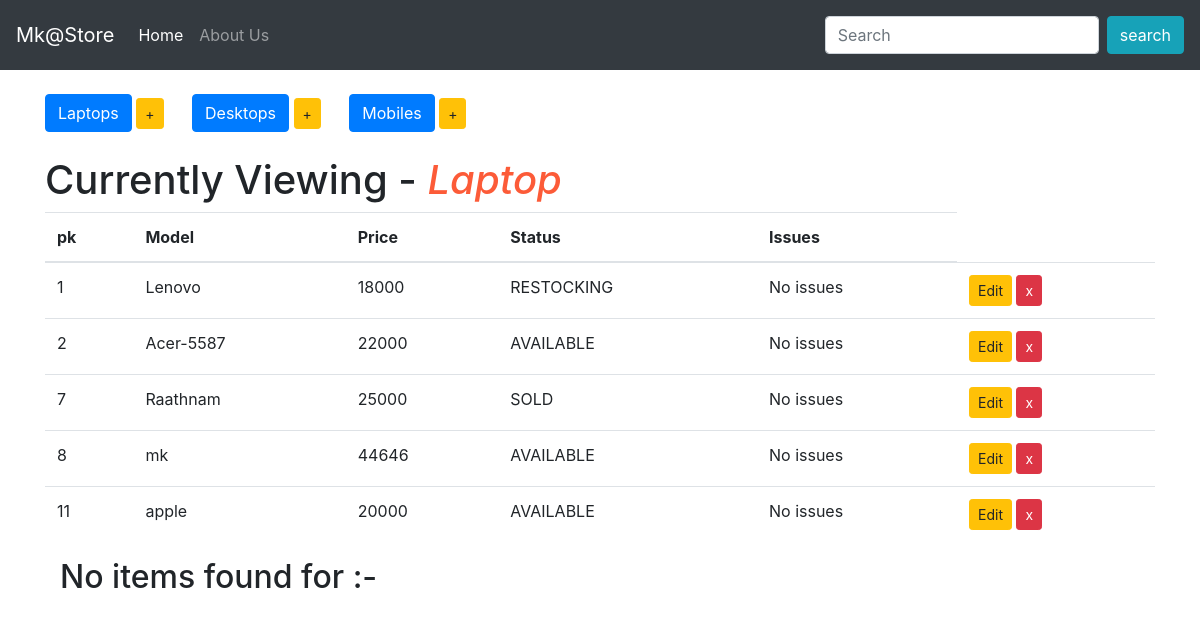
The page /display_laptop on the database its author committed.
### inventory/models.py (models this page shows, shortened)
class Device(models.Model):
	item = models.CharField(max_length=100)
	price = models.IntegerField()
	choices = (
		('AVAILABLE','Item ready to be purchased'),
		('SOLD','Sold out'),
		('RESTOCKING','Item will restoking in few days')
		)
	status = models.CharField(max_length=250,choices=choices,default='SolD')
	issues = models.CharField(max_length=250,default='No issues')
	class Meta:
		abstract = True

class Laptop(Device):
	pass

### inventory/views.py (the view)
# urls.py: path('display_laptop', views.display_laptop,name='display_laptop'),
def display_laptop(request):
	items = Laptop.objects.all()
	product = request.GET.get('q')
	if product:
		items = Laptop.objects.filter(item__icontains=product)
	context = {
	'items':items,
	'header':'Laptop',
	}
	return render(request,'index.html',context)

### templates/index.html
{% extends 'base.html' %}
{% block content %}
<div class='button-group' >
	<a href="{% url 'display_laptop' %}" class="btn btn-primary btn-md" role='button'>Laptops</a>
	<a href="{% url 'add_laptop' %}" class="btn btn-warning btn-sm" role='button'> +</a>
	<a href="{% url 'display_desktop' %}" class="btn btn-primary btn-md ml-4" role='button'>Desktops</a>
	<a href="{% url 'add_desktop' %}" class="btn btn-warning btn-sm" role='button'> +</a>
	<a href="{% url 'display_mobile' %}" class="btn btn-primary btn-md ml-4" role='button'>Mobiles</a>
	<a href="{% url 'add_mobile' %}" class="btn btn-warning btn-sm" role='button'> +</a>
</div><br>
<h1>Currently Viewing - <i style='color: #FC5B38;'>{{header}}</i></h1>
<table class="table table-hover">
<thead>
	<tr>
		<th>pk</th>
		<th>Model</th>
		<th>Price</th>
		<th>Status</th>
		<th>Issues</th>
	</tr>
</thead>
<tbody>
	{% for item in items %}
	<tr>
		<td>{{item.pk}}</td>
		<td>{{item.item}}</td>
		<td>{{item.price}}</td>
		<td>{{item.status}}</td>
		<td>{{item.issues}}</td>
		{% if header|lower == 'laptop' %}
		<td>
		<a href='{% url "edit_laptop" item.pk %}' class="btn btn-warning btn-sm" role='button'>Edit</a>
		<a href='{% url "delete_laptop" item.pk %}' class="btn btn-danger btn-sm"> x</a>
		</td>
		{% elif header|lower == 'desktops' %}
		<td>
		<a href='{% url "edit_desktop" item.pk %}' class="btn btn-warning btn-sm" role='button'>Edit</a>
		<a href='{% url "delete_desktop" item.pk %}' class="btn btn-danger btn-sm"> x</a>
		</td>
		{% elif header|lower == 'mobiles' %}
		<td>
			<a href='{% url "edit_mobile" item.pk %}' class="btn btn-warning btn-sm" role='button'>Edit</a>
			<a href='{% url "delete_mobile" item.pk %}' class="btn btn-danger btn-sm"> x</a>
		</td>
		{% endif %}
	</tr>
	{% endfor %}
</tbody>
</table>
<div class="container-fluid">
	<h2>No items found for :- {{request.GET.q}}</h2>
</div>
{% endblock %}

### templates/base.html (shortened to what this page needs)
{% load static %}
<!DOCTYPE html>
<html>
<head>
    <link rel="stylesheet" href="https://stackpath.bootstrapcdn.com/bootstrap/4.1.3/css/bootstrap.min.css">
</head>
<body>
	 <nav class="navbar navbar-expand navbar-dark bg-dark">
      <a class="navbar-brand" href="{% url 'index' %}">Mk@Store</a>
      <div class="collapse navbar-collapse" id="navbarsExample02">
        <ul class="navbar-nav mr-auto">
          <li class="nav-item active">
            <a class="nav-link" href="{% url 'index' %}">Home</a>
          </li>
          <li class="nav-item">
            <a class="nav-link" href="#">About Us</a>
          </li>
        </ul>
        <form class="form-inline  my-md-2">
          <input class="form-control" type="text" placeholder="Search" name="q">
          <button class="btn btn-info ml-2">search</button>
        </form>
      </div>
    </nav><br>
    <div class="container">
    	{% block content %}
    	{% endblock %}
    </div>
</body>
</html>

### rows shown on the page
Laptop: pk "1", item "Lenovo", price "18000", status "RESTOCKING", issues "No issues"
Laptop: pk "2", item "Acer-5587", price "22000", status "AVAILABLE", issues "No issues"
Laptop: pk "7", item "Raathnam", price "25000", status "SOLD", issues "No issues"
Laptop: pk "8", item "mk", price "44646", status "AVAILABLE", issues "No issues"
Laptop: pk "11", item "apple", price "20000", status "AVAILABLE", issues "No issues"

### other values the page prints
{{ header }} "Laptop"
